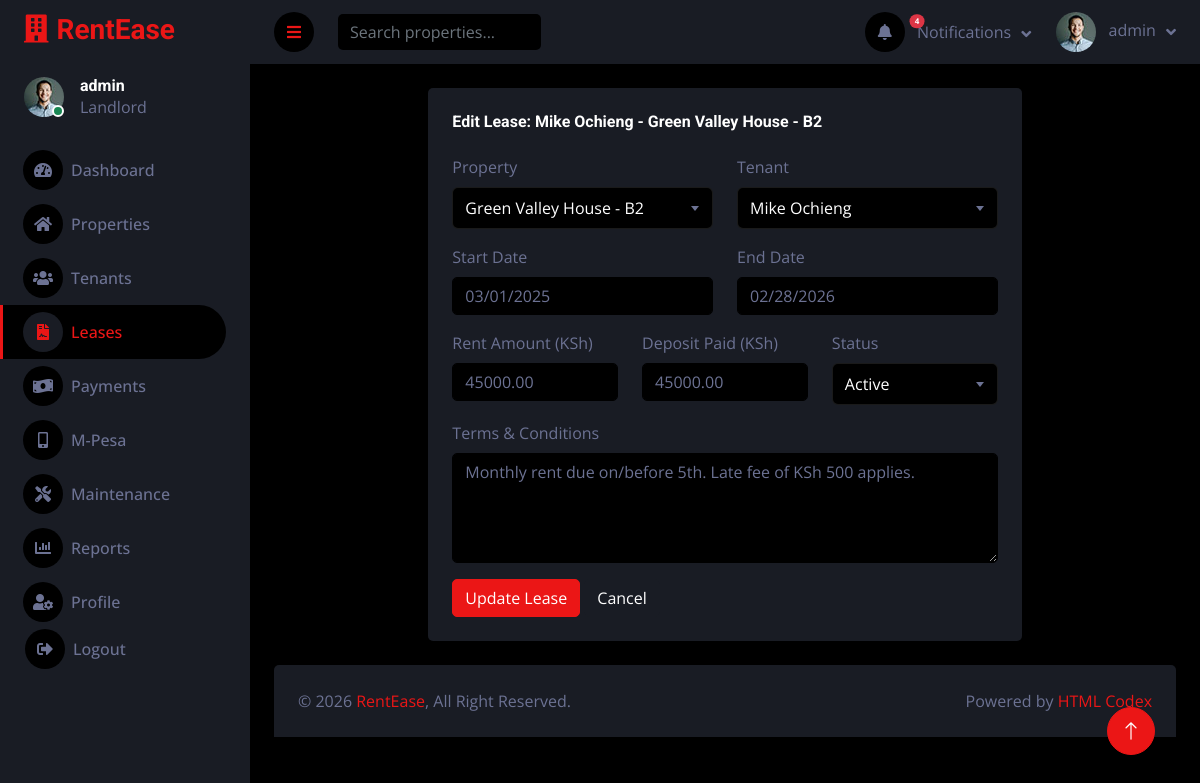
Page /leases/2/edit/ (signed in) on the committed database.
### core/models.py (models this page shows, shortened)
class Lease(models.Model):
    STATUS_CHOICES = [
        ('active', 'Active'),
        ('expired', 'Expired'),
        ('terminated', 'Terminated'),
    ]
    property = models.ForeignKey(Property, on_delete=models.CASCADE, related_name='leases')
    tenant = models.ForeignKey(Tenant, on_delete=models.CASCADE, related_name='leases')
    start_date = models.DateField()
    end_date = models.DateField()
    rent_amount = models.DecimalField(max_digits=12, decimal_places=2, validators=[MinValueValidator(0)])
    deposit_paid = models.DecimalField(max_digits=12, decimal_places=2, default=0)
    status = models.CharField(max_length=50, choices=STATUS_CHOICES, default='active')
    terms = models.TextField(blank=True)
    created_at = models.DateTimeField(auto_now_add=True)
    updated_at = models.DateTimeField(auto_now=True)
    class Meta:
        ordering = ['-created_at']

class Tenant(models.Model):
    STATUS_CHOICES = [
        ('active', 'Active'),
        ('inactive', 'Inactive'),
    ]
    name = models.CharField(max_length=200)
    email = models.EmailField(unique=True)
    phone = models.CharField(max_length=50)
    id_number = models.CharField(max_length=100, blank=True)
    emergency_contact = models.CharField(max_length=50, blank=True)
    emergency_name = models.CharField(max_length=200, blank=True)
    address = models.TextField(blank=True)
    occupation = models.CharField(max_length=200, blank=True)
    notes = models.TextField(blank=True)
    status = models.CharField(max_length=50, choices=STATUS_CHOICES, default='active')
    created_at = models.DateTimeField(auto_now_add=True)
    updated_at = models.DateTimeField(auto_now=True)
    class Meta:
        ordering = ['-created_at']

class Property(models.Model):
    PROPERTY_TYPES = [
        ('Apartment', 'Apartment'),
        ('House', 'House'),
        ('Studio', 'Studio'),
        ('Villa', 'Villa'),
        ('Commercial', 'Commercial'),
        ('Other', 'Other'),
    ]
    STATUS_CHOICES = [
        ('occupied', 'Occupied'),
        ('vacant', 'Vacant'),
        ('under_maintenance', 'Under Maintenance'),
    ]
    name = models.CharField(max_length=200)
    property_type = models.CharField(max_length=50, choices=PROPERTY_TYPES, default='Apartment')
    address = models.TextField()
    bedrooms = models.IntegerField(default=1)
    bathrooms = models.IntegerField(default=1)
    size_sqft = models.IntegerField(default=0)
    rent_amount = models.DecimalField(max_digits=12, decimal_places=2, validators=[MinValueValidator(0)])
    deposit = models.DecimalField(max_digits=12, decimal_places=2, validators=[MinValueValidator(0)], default=0)
    status = models.CharField(max_length=50, choices=STATUS_CHOICES, default='vacant')
    description = models.TextField(blank=True)
    created_at = models.DateTimeField(auto_now_add=True)
    updated_at = models.DateTimeField(auto_now=True)
    class Meta:
        ordering = ['-created_at']
        verbose_name_plural = 'Properties'

### core/views.py (the view, shortened to what this page needs)
# urls.py: path('leases/<int:pk>/edit/', views.lease_edit, name='lease_edit'),
@login_required
def lease_edit(request, pk):
    lease = get_object_or_404(Lease, pk=pk)
    properties = Property.objects.all()
    tenants = Tenant.objects.all()
    return render(request, 'core/leases/edit.html', {
        'lease': lease,
        'properties': properties,
        'tenants': tenants,
    })

### core/context_processors.py (called while the page is built)
def notifications(request):
    if not request.user.is_authenticated:
        return {}
    open_maintenance = Maintenance.objects.filter(
        status__in=['open', 'in_progress']
    ).count()
    overdue_payments = Payment.objects.filter(status='overdue').count()
    thirty_days = date.today() + timedelta(days=30)
    expiring_leases = Lease.objects.filter(
        status='active',
        end_date__lte=thirty_days
    ).count()
    recent_maintenance = Maintenance.objects.filter(
        status__in=['open', 'in_progress']
    ).order_by('-created_at')[:3]
    return {
        'notif_open_maintenance': open_maintenance,
        'notif_overdue_payments': overdue_payments,
        'notif_expiring_leases': expiring_leases,
        'notif_total': open_maintenance + overdue_payments + expiring_leases,
        'notif_recent_maintenance': recent_maintenance,
    }

### core/templates/core/leases/edit.html (shortened to what this page needs)
{% extends 'core/base.html' %}
{% block content %}
<div class="container-fluid pt-4 px-4">
    <div class="row g-4">
        <div class="col-sm-12 col-xl-8 mx-auto">
            <div class="bg-secondary rounded h-100 p-4">
                <h6 class="mb-4">Edit Lease: {{ lease.tenant.name }} - {{ lease.property.name }}</h6>
                <form method="POST">
                    <div class="row mb-3">
                        <div class="col-md-6">
                            <label class="form-label">Property</label>
                        </div>
                        <div class="col-md-6">
                            <label class="form-label">Tenant</label>
                        </div>
                    </div>
                    <div class="row mb-3">
                        <div class="col-md-6">
                            <label class="form-label">Start Date</label>
                            <input type="date" class="form-control" name="start_date" value="{{ lease.start_date|date:'Y-m-d' }}" required>
                        </div>
                        <div class="col-md-6">
                            <label class="form-label">End Date</label>
                            <input type="date" class="form-control" name="end_date" value="{{ lease.end_date|date:'Y-m-d' }}" required>
                        </div>
                    </div>
                    <div class="row mb-3">
                        <div class="col-md-4">
                            <label class="form-label">Rent Amount (KSh)</label>
                            <input type="number" class="form-control" name="rent_amount" value="{{ lease.rent_amount }}" step="0.01" required>
                        </div>
                        <div class="col-md-4">
                            <label class="form-label">Deposit Paid (KSh)</label>
                            <input type="number" class="form-control" name="deposit_paid" value="{{ lease.deposit_paid }}" step="0.01">
                        </div>
                        <div class="col-md-4">
                            <label class="form-label">Status</label>
                        </div>
                    </div>
                    <div class="mb-3">
                        <label class="form-label">Terms & Conditions</label>
                        <textarea class="form-control" name="terms" rows="4">{{ lease.terms }}</textarea>
                    </div>
                    <button type="submit" class="btn btn-primary">Update Lease</button>
                    <a href="{% url 'lease_list' %}" class="btn btn-secondary">Cancel</a>
                </form>
            </div>
        </div>
    </div>
</div>
{% endblock %}

### core/templates/core/sidebar.html (shortened to what this page needs)
{% load static %}
<div class="sidebar pe-4 pb-3">
    <nav class="navbar bg-secondary navbar-dark">
        <a href="{% url 'dashboard' %}" class="navbar-brand mx-4 mb-3">
            <h3 class="text-primary"><i class="fa fa-building me-2"></i>RentEase</h3>
        </a>
        <div class="d-flex align-items-center ms-4 mb-4">
            <div class="position-relative">
                <img class="rounded-circle" src="{% static 'core/img/user.jpg' %}" alt="" style="width: 40px; height: 40px;">
                <div class="bg-success rounded-circle border border-2 border-white position-absolute end-0 bottom-0 p-1"></div>
            </div>
            <div class="ms-3">
                <h6 class="mb-0">{{ user.get_full_name|default:user.username }}</h6>
                <span>Landlord</span>
            </div>
        </div>
        <div class="navbar-nav w-100">
            <a href="{% url 'dashboard' %}" class="nav-item nav-link {% if request.resolver_match.url_name == 'dashboard' %}active{% endif %}">
                <i class="fa fa-tachometer-alt me-2"></i>Dashboard
            </a>
            <a href="{% url 'property_list' %}" class="nav-item nav-link {% if 'property' in request.resolver_match.url_name %}active{% endif %}">
                <i class="fa fa-home me-2"></i>Properties
            </a>
            <a href="{% url 'tenant_list' %}" class="nav-item nav-link {% if 'tenant' in request.resolver_match.url_name %}active{% endif %}">
                <i class="fa fa-users me-2"></i>Tenants
            </a>
            <a href="{% url 'lease_list' %}" class="nav-item nav-link {% if 'lease' in request.resolver_match.url_name %}active{% endif %}">
                <i class="fa fa-file-contract me-2"></i>Leases
            </a>
            <a href="{% url 'payment_list' %}" class="nav-item nav-link {% if 'payment' in request.resolver_match.url_name %}active{% endif %}">
                <i class="fa fa-money-bill-wave me-2"></i>Payments
            </a>
            <a href="{% url 'mpesa_list' %}" class="nav-item nav-link {% if 'mpesa' in request.resolver_match.url_name %}active{% endif %}">
                <i class="fa fa-mobile-alt me-2"></i>M-Pesa
            </a>
            <a href="{% url 'maintenance_list' %}" class="nav-item nav-link {% if 'maintenance' in request.resolver_match.url_name %}active{% endif %}">
                <i class="fa fa-tools me-2"></i>Maintenance
            </a>
            <a href="{% url 'reports' %}" class="nav-item nav-link {% if request.resolver_match.url_name == 'reports' %}active{% endif %}">
                <i class="fa fa-chart-bar me-2"></i>Reports
            </a>
            <a href="{% url 'profile' %}" class="nav-item nav-link {% if request.resolver_match.url_name == 'profile' %}active{% endif %}">
                <i class="fa fa-user-cog me-2"></i>Profile
            </a>
            <form action="{% url 'logout' %}" method="post" class="d-inline">
                <button type="submit" class="nav-item nav-link btn btn-link text-start border-0 w-100" style="padding: 0 25px;">
                    <i class="fa fa-sign-out-alt me-2"></i>Logout
                </button>
            </form>
        </div>
    </nav>
</div>

### core/templates/core/navbar.html (shortened to what this page needs)
{% load static %}
<nav class="navbar navbar-expand bg-secondary navbar-dark sticky-top px-4 py-0">
    <a href="#" class="sidebar-toggler flex-shrink-0">
        <i class="fa fa-bars"></i>
    </a>
    <form class="d-none d-md-flex ms-4" method="GET" action="{% url 'property_list' %}">
        <input class="form-control bg-dark border-0" type="search" name="q" placeholder="Search properties...">
    </form>
    <div class="navbar-nav align-items-center ms-auto">
        <div class="nav-item dropdown">
            <a href="#" class="nav-link dropdown-toggle" data-bs-toggle="dropdown">
                <span class="position-relative">
                    <i class="fa fa-bell me-lg-2"></i>
                    {% if notif_total > 0 %}
                    <span class="position-absolute top-0 start-100 translate-middle badge rounded-pill bg-danger" style="font-size: 8px;">{{ notif_total }}</span>
                    {% endif %}
                </span>
                <span class="d-none d-lg-inline-flex">Notifications</span>
            </a>
        </div>
        <div class="nav-item dropdown">
            <a href="#" class="nav-link dropdown-toggle" data-bs-toggle="dropdown">
                <img class="rounded-circle me-lg-2" src="{% static 'core/img/user.jpg' %}" alt="" style="width: 40px; height: 40px;">
                <span class="d-none d-lg-inline-flex">{{ user.get_full_name|default:user.username }}</span>
            </a>
        </div>
    </div>
</nav>

### core/static/core/css/style.css (style rules this page uses)
:root { --primary: #EB1616; --secondary: #191C24; --light: #6C7293; --dark: #000000; }
.btn { transition: .5s; }
.sidebar { position: fixed; top: 0; left: 0; bottom: 0; width: 250px; height: 100vh; overflow-y: auto; background: var(--secondary); transition: 0.5s; z-index: 999; }
@media (min-width: 992px) { .sidebar { margin-left: 0; } }
.sidebar .navbar .navbar-nav .nav-link { padding: 7px 20px; color: var(--light); font-weight: 500; border-left: 3px solid var(--secondary); border-radius: 0 30px 30px 0; outline: none; }
.sidebar .navbar .navbar-nav .nav-link:hover, .sidebar .navbar .navbar-nav .nav-link.active { color: var(--primary); background: var(--dark); border-color: var(--primary); }
.sidebar .navbar .navbar-nav .nav-link i { width: 40px; height: 40px; display: inline-flex; align-items: center; justify-content: center; background: var(--dark); border-radius: 40px; }
.sidebar .navbar .navbar-nav .nav-link:hover i, .sidebar .navbar .navbar-nav .nav-link.active i { background: var(--secondary); }
.content .navbar .navbar-nav .nav-link { margin-left: 25px; padding: 12px 0; color: var(--light); outline: none; }
.content .navbar .sidebar-toggler, .content .navbar .navbar-nav .nav-link i { width: 40px; height: 40px; display: inline-flex; align-items: center; justify-content: center; background: var(--dark); border-radius: 40px; }
.content .navbar .dropdown-toggle::after { margin-left: 6px; vertical-align: middle; border: none; content: "\f107"; font-family: "Font Awesome 5 Free"; font-weight: 900; transition: .5s; }

### rows in the picture
Lease: tenant.name "Mike Ochieng", property.name "Green Valley House - B2", start_date "03/01/2025", end_date "02/28/2026", rent_amount "45000.00", deposit_paid "45000.00", terms "Monthly rent due on/before 5th. Late fee of KSh 500 applies."

### other values in the picture
{{ user.get_full_name|default:user.username }} "admin"
{{ notif_total }} "4"
